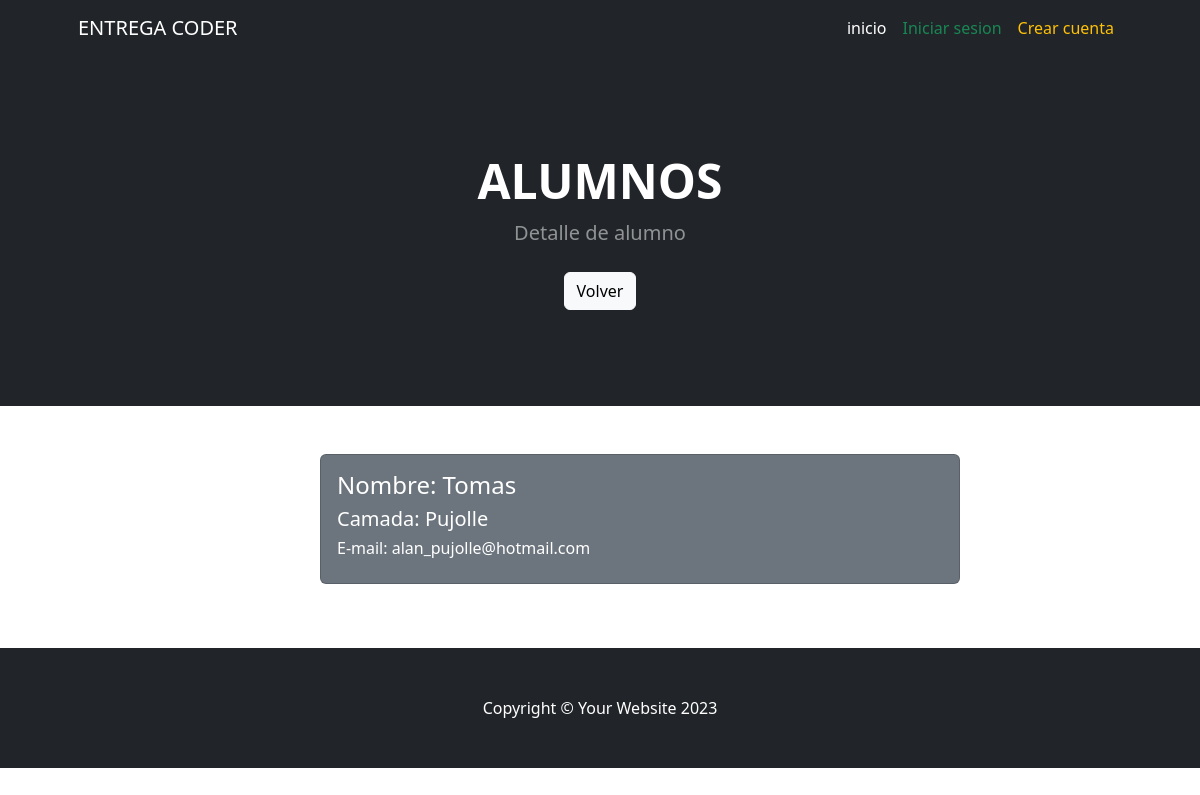
The app's page /alumno_detalle/1/ with its own data.
### AppEntrega/models.py (models this page shows, shortened)
class Alumno(models.Model):
    nombre = models.CharField(max_length=20)
    apellido = models.CharField(max_length=20)
    email = models.EmailField()

### AppEntrega/views.py (the view)
# urls.py: path('alumno_detalle/<pk>/', views.AlumnoDetalle.as_view(), name="alumno_detalle"),
class AlumnoDetalle(DetailView):
    model = Alumno
    template_name = "AppEntrega/alumno_detalle.html"

### AppEntrega/templates/AppEntrega/alumno_detalle.html (shortened to what this page needs)
{% extends 'AppEntrega/base.html' %}
{% load static %}
{% block header %}
        <header class="bg-dark py-5">
            <div class="container px-5">
                <div class="row gx-5 justify-content-center">
                    <div class="col-lg-6">
                        <div class="text-center my-5">
                            <h1 class="display-5 fw-bolder text-white mb-2">ALUMNOS </h1>
                            <p class="lead text-white-50 mb-4">Detalle de alumno</p>
                            <a href="{% url 'mostrar_cursos' %}" type="button" class="btn btn-light">Volver</a>
                        </div>
                    </div>
                </div>
            </div>
        </header>
        {% endblock header %}
{% block main %}
<div class="card text-white bg-secondary mb-3" style="width: 40rem; margin-left: 20rem;">
    <div class="card-body">
        <h4 class="card-title">Nombre: {{ alumno.nombre }}</h4>
        <h5 class="card-title">Camada: {{ alumno.apellido }}</h5>
        <h6 class="card-title">E-mail: {{ alumno.email }}</h6>
    </div>
  </div>
{% endblock main %}

### records on screen
Alumno: nombre "Tomas", apellido "Pujolle", email "alan_pujolle@hotmail.com"
